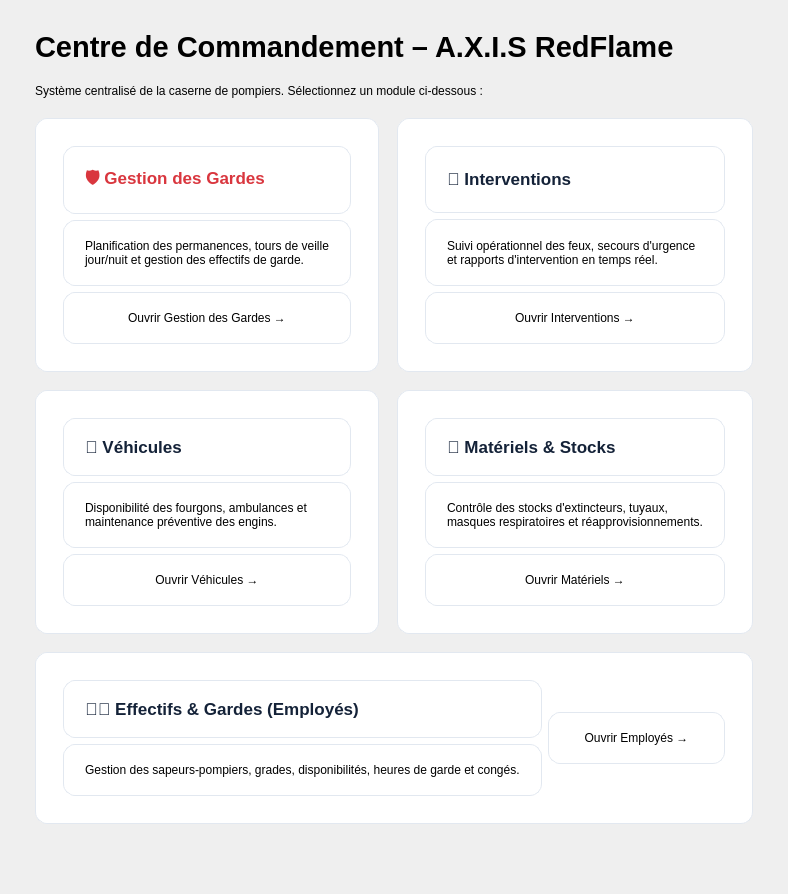
      <widget class="QWidget" name="pageMenuPrincipal">
       <layout class="QVBoxLayout" name="layMenuPrinc">
        <property name="spacing">
         <number>20</number>
        </property>
        <property name="leftMargin">
         <number>35</number>
        </property>
        <property name="topMargin">
         <number>30</number>
        </property>
        <property name="rightMargin">
         <number>35</number>
        </property>
        <property name="bottomMargin">
         <number>30</number>
        </property>
        <item>
         <widget class="QLabel" name="titleHub">
          <property name="text">
           <string>Centre de Commandement – A.X.I.S RedFlame</string>
          </property>
          <property name="font">
           <font>
            <pointsize>22</pointsize>
            <bold>true</bold>
           </font>
          </property>
         </widget>
        </item>
        <item>
         <widget class="QLabel" name="subHub">
          <property name="text">
           <string>Système centralisé de la caserne de pompiers. Sélectionnez un module ci-dessous :</string>
          </property>
         </widget>
        </item>
        <item>
         <layout class="QGridLayout" name="gridHub">
          <property name="spacing">
           <number>18</number>
          </property>
          <!-- CARD GARDES -->
          <item row="0" column="0">
           <widget class="QFrame" name="hubCardGardes">
            <property name="styleSheet">
             <string>background: white; border: 1px solid #E2E8F0; border-radius: 12px; padding: 18px;</string>
            </property>
            <layout class="QVBoxLayout" name="layHG1">
             <item>
              <widget class="QLabel" name="lblHTitle1">
               <property name="text">
                <string>&lt;b style=&quot;font-size:13pt; color:#D9363E;&quot;&gt;🛡️ Gestion des Gardes&lt;/b&gt;</string>
               </property>
              </widget>
             </item>
             <item>
              <widget class="QLabel" name="lblHDesc1">
               <property name="text">
                <string>Planification des permanences, tours de veille jour/nuit et gestion des effectifs de garde.</string>
               </property>
               <property name="wordWrap">
                <bool>true</bool>
               </property>
              </widget>
             </item>
             <item>
              <widget class="QPushButton" name="btnGoGardes">
               <property name="text">
                <string>Ouvrir Gestion des Gardes →</string>
               </property>
               <property name="cursor">
                <cursorShape>PointingHandCursor</cursorShape>
               </property>
              </widget>
             </item>
            </layout>
           </widget>
          </item>
          <!-- CARD INTERVENTIONS -->
          <item row="0" column="1">
           <widget class="QFrame" name="hubCardInterv">
            <property name="styleSheet">
             <string>background: white; border: 1px solid #E2E8F0; border-radius: 12px; padding: 18px;</string>
            </property>
            <layout class="QVBoxLayout" name="layHC2">
             <item>
              <widget class="QLabel" name="lblHTitle2">
               <property name="text">
                <string>&lt;b style=&quot;font-size:13pt; color:#142238;&quot;&gt;🚨 Interventions&lt;/b&gt;</string>
               </property>
              </widget>
             </item>
             <item>
              <widget class="QLabel" name="lblHDesc2">
               <property name="text">
                <string>Suivi opérationnel des feux, secours d'urgence et rapports d'intervention en temps réel.</string>
               </property>
               <property name="wordWrap">
                <bool>true</bool>
               </property>
              </widget>
             </item>
             <item>
              <widget class="QPushButton" name="btnGoInterv">
               <property name="text">
                <string>Ouvrir Interventions →</string>
               </property>
               <property name="cursor">
                <cursorShape>PointingHandCursor</cursorShape>
               </property>
              </widget>
             </item>
            </layout>
           </widget>
          </item>
          <!-- CARD VEHICULES -->
          <item row="1" column="0">
           <widget class="QFrame" name="hubCardVehic">
            <property name="styleSheet">
             <string>background: white; border: 1px solid #E2E8F0; border-radius: 12px; padding: 18px;</string>
            </property>
            <layout class="QVBoxLayout" name="layHC3">
             <item>
              <widget class="QLabel" name="lblHTitle3">
               <property name="text">
                <string>&lt;b style=&quot;font-size:13pt; color:#142238;&quot;&gt;🚒 Véhicules&lt;/b&gt;</string>
               </property>
              </widget>
             </item>
             <item>
              <widget class="QLabel" name="lblHDesc3">
               <property name="text">
                <string>Disponibilité des fourgons, ambulances et maintenance préventive des engins.</string>
               </property>
               <property name="wordWrap">
                <bool>true</bool>
               </property>
              </widget>
             </item>
             <item>
              <widget class="QPushButton" name="btnGoVehic">
               <property name="text">
                <string>Ouvrir Véhicules →</string>
               </property>
               <property name="cursor">
                <cursorShape>PointingHandCursor</cursorShape>
               </property>
              </widget>
             </item>
            </layout>
           </widget>
          </item>
          <!-- CARD MATERIELS -->
          <item row="1" column="1">
           <widget class="QFrame" name="hubCardMateriel">
            <property name="styleSheet">
             <string>background: white; border: 1px solid #E2E8F0; border-radius: 12px; padding: 18px;</string>
            </property>
            <layout class="QVBoxLayout" name="layHC4">
             <item>
              <widget class="QLabel" name="lblHTitle4">
               <property name="text">
                <string>&lt;b style=&quot;font-size:13pt; color:#142238;&quot;&gt;🧯 Matériels &amp; Stocks&lt;/b&gt;</string>
               </property>
              </widget>
             </item>
             <item>
              <widget class="QLabel" name="lblHDesc4">
               <property name="text">
                <string>Contrôle des stocks d'extincteurs, tuyaux, masques respiratoires et réapprovisionnements.</string>
               </property>
               <property name="wordWrap">
                <bool>true</bool>
               </property>
              </widget>
             </item>
             <item>
              <widget class="QPushButton" name="btnGoMateriel">
               <property name="text">
                <string>Ouvrir Matériels →</string>
               </property>
               <property name="cursor">
                <cursorShape>PointingHandCursor</cursorShape>
               </property>
              </widget>
             </item>
            </layout>
           </widget>
          </item>
          <!-- CARD EMPLOYES -->
          <item row="2" column="0" colspan="2">
           <widget class="QFrame" name="hubCardEmploye">
            <property name="styleSheet">
             <string>background: white; border: 1px solid #E2E8F0; border-radius: 12px; padding: 18px;</string>
            </property>
            <layout class="QHBoxLayout" name="layHC5">
             <item>
              <layout class="QVBoxLayout" name="layHC5Text">
               <item>
                <widget class="QLabel" name="lblHTitle5">
                 <property name="text">
                  <string>&lt;b style=&quot;font-size:13pt; color:#142238;&quot;&gt;👨‍🚒 Effectifs &amp; Gardes (Employés)&lt;/b&gt;</string>
                 </property>
                </widget>
               </item>
               <item>
                <widget class="QLabel" name="lblHDesc5">
                 <property name="text">
                  <string>Gestion des sapeurs-pompiers, grades, disponibilités, heures de garde et congés.</string>
                 </property>
                </widget>
               </item>
              </layout>
             </item>
             <item>
              <widget class="QPushButton" name="btnGoEmploye">
               <property name="text">
                <string>Ouvrir Employés →</string>
               </property>
               <property name="cursor">
                <cursorShape>PointingHandCursor</cursorShape>
               </property>
              </widget>
             </item>
            </layout>
           </widget>
          </item>
         </layout>
        </item>
        <item>
         <spacer name="spHubBottom">
          <property name="orientation">
           <enum>Qt::Vertical</enum>
          </property>
          <property name="sizeHint" stdset="0">
           <size>
            <width>20</width>
            <height>40</height>
           </size>
          </property>
         </spacer>
        </item>
       </layout>
      </widget>
